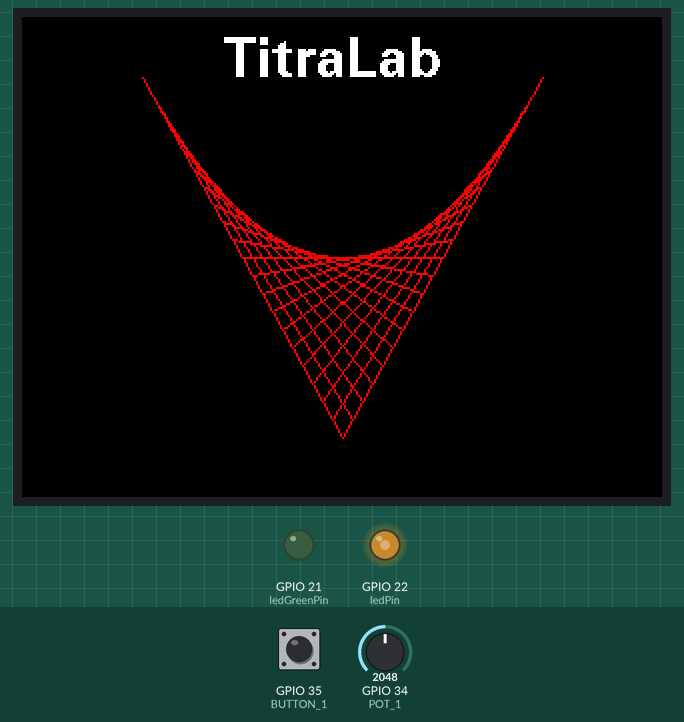
The sketch below on a simulated ESP32. On the bench: 320×240 colour display, output pins drawn as LEDs (lit = HIGH). The test bench sets the inputs (shaded band); at power-on: GPIO 34 (POT_1) = 2048, GPIO 35 (BUTTON_1) LOW.

Above: at 2.9 s.
3.0 s: GPIO 34 (POT_1) set to 1228
At 4.2 s:
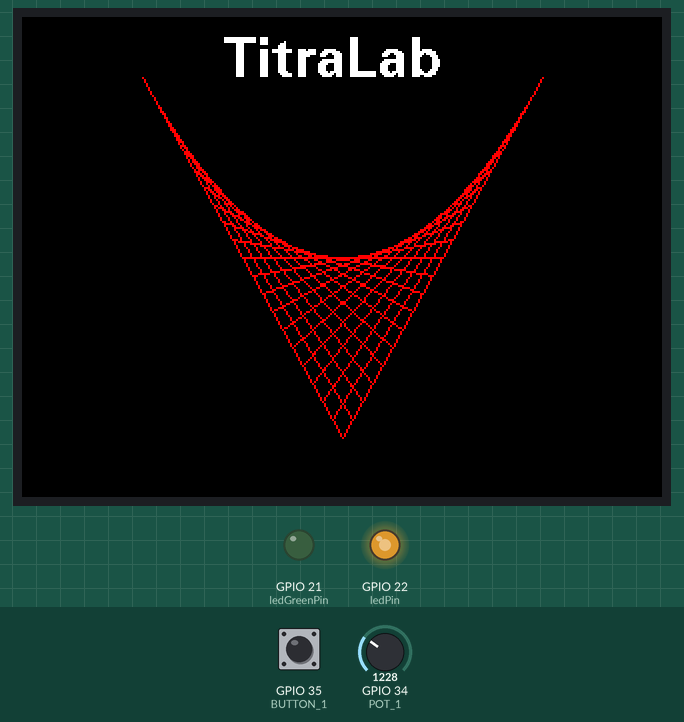
4.5 s: GPIO 35 (BUTTON_1) pulled HIGH for 0.15 s
At 4.57 s:
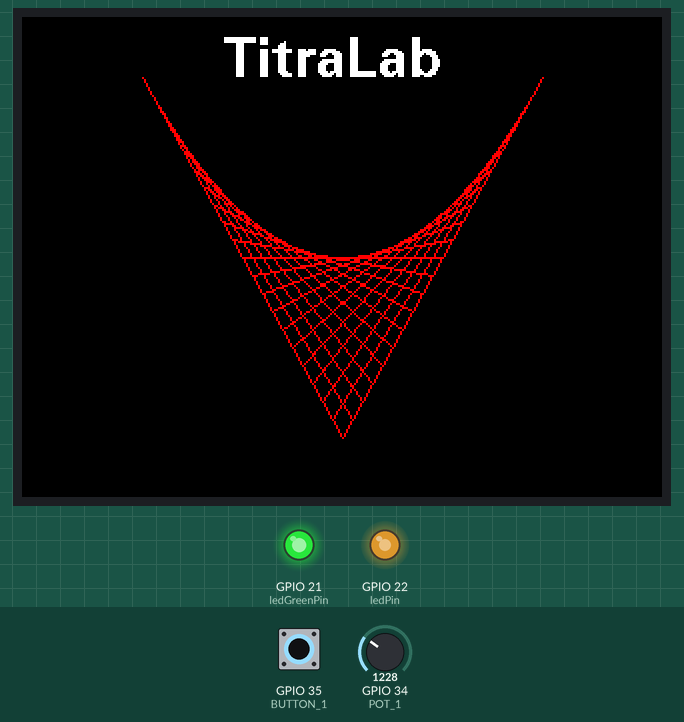
6.1 s: GPIO 34 (POT_1) set to 491
At 6.7 s:
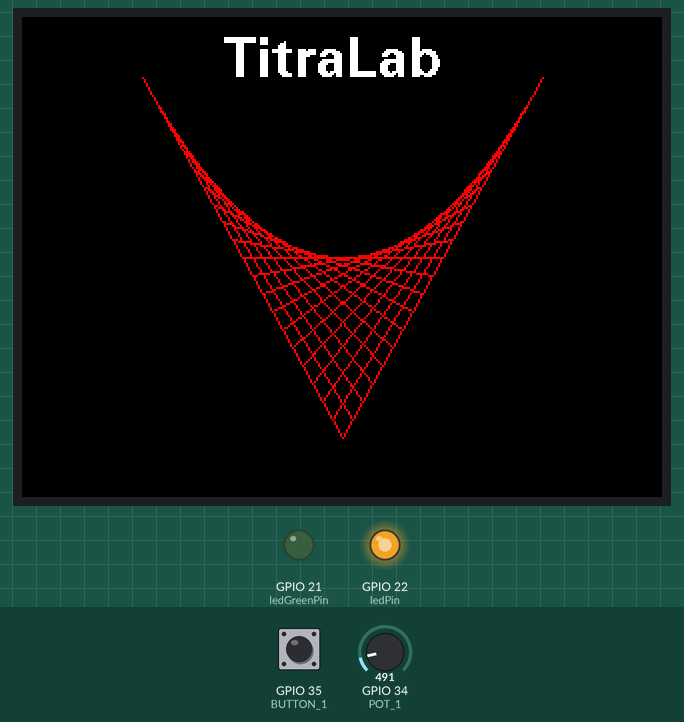
7.6 s: GPIO 35 (BUTTON_1) pulled HIGH for 1 s
At 7.9 s:
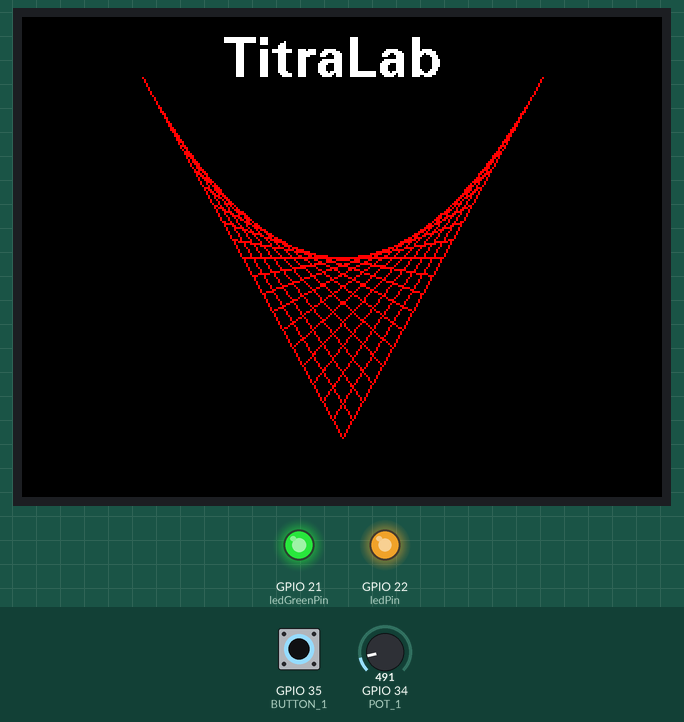
10.1 s: GPIO 34 (POT_1) set to 3603
At 11.0 s:
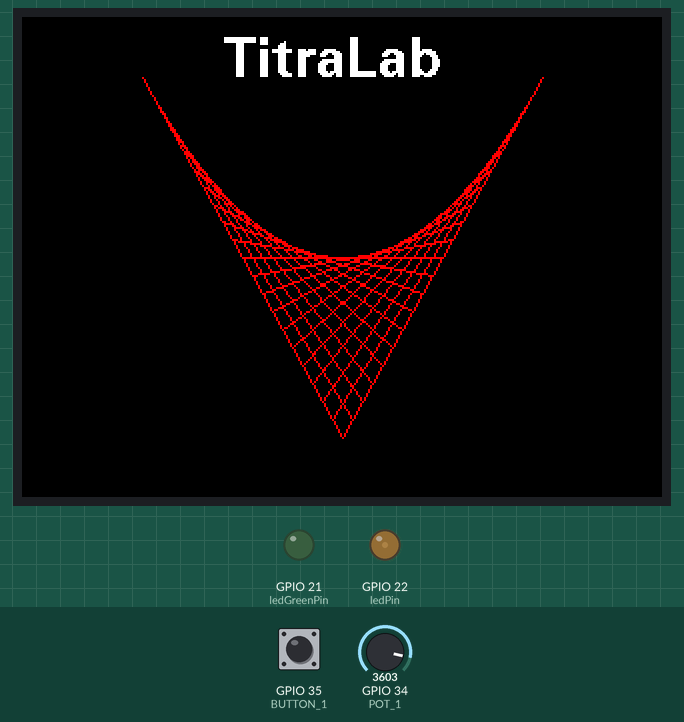
11.6 s: GPIO 35 (BUTTON_1) pulled HIGH for 0.15 s
At 11.67 s:
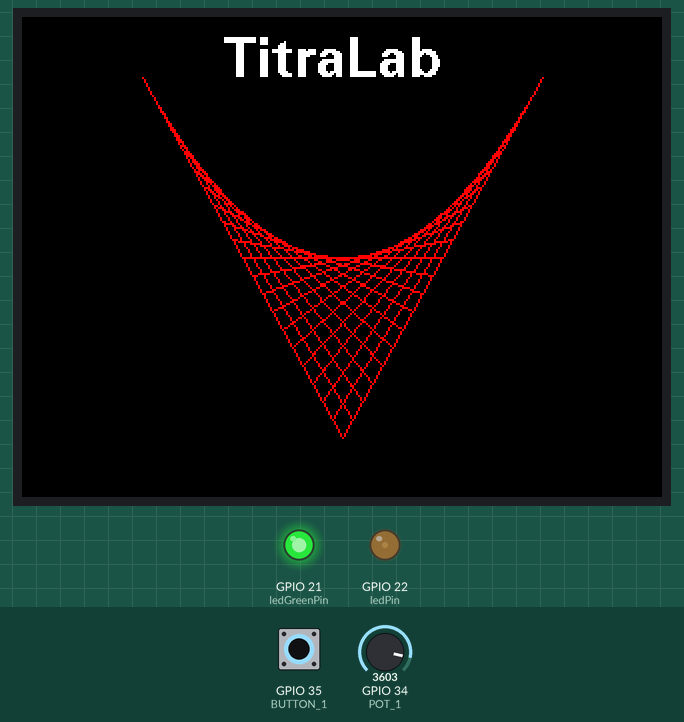
Timing chart, 0 to 14.2 s (numbered marks = the images above; inputs shaded):
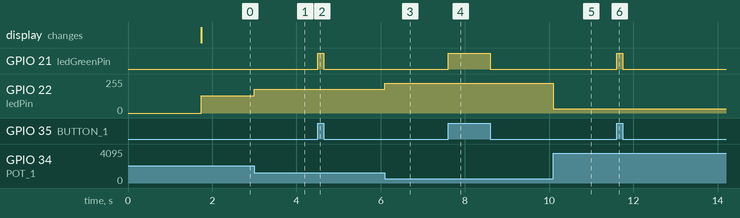

The sketch:

01.ino
```cpp
#include <Arduino.h>
#include <Adafruit_GFX.h>
#include <Adafruit_ILI9341.h>
#include <U8g2_for_Adafruit_GFX.h>

//ESP32-WROOM
#define TFT_CS    15 //CS
#define TFT_RST   -1
#define TFT_DC    27 //A0
#define TFT_MOSI  13 //SDA
#define TFT_CLK   14 //SCK
#define TFT_MISO  0

#define offset_X  32
#define offset_Y 120

#define X_center 160
#define Y_center 160

const int reducedSize = 256;

SPIClass * hspi = new SPIClass(HSPI);
Adafruit_ILI9341 tft = Adafruit_ILI9341(hspi, TFT_DC, TFT_CS, TFT_RST);

U8G2_FOR_ADAFRUIT_GFX u8g2Fonts;

const int BUTTON_1 = 35;
const int ledGreenPin = 21;

const int POT_1 = 34;
const int ledPin = 22;

const int freq = 5000;
const int ledChannel = 0;
const int resolution = 8;

void setup() {
  // put your setup code here, to run once:
  Serial.begin(115200);

  pinMode(ledGreenPin, OUTPUT);
  pinMode(BUTTON_1, INPUT);
  ledcSetup(ledChannel, freq, resolution);
  ledcAttachPin(ledPin, ledChannel);

  tft.begin();
  tft.setRotation(3);
  tft.fillScreen(ILI9341_BLACK);
  delay(500);
  u8g2Fonts.begin(tft); // connect u8g2 procedures to Adafruit GFX
  delay(1000);

  //tft.drawRect(offset_X-2, offset_Y-100, reducedSize+4, 200, ILI9341_WHITE);
  //tft.drawRect(offset_X-3, offset_Y-101, reducedSize+6, 202, ILI9341_WHITE);

  uint16_t bg = ILI9341_BLACK;
  uint16_t fg = ILI9341_WHITE;
  u8g2Fonts.setForegroundColor(fg);         // apply Adafruit GFX color
  u8g2Fonts.setBackgroundColor(bg);

  u8g2Fonts.setFont(u8g2_font_fub20_tr);

  /*
  tft.setCursor(0, 0);
  tft.setTextColor(ILI9341_WHITE);  tft.setTextSize(1);
  tft.println("Hello World!");
  */

  u8g2Fonts.setCursor(100, 30);
  u8g2Fonts.print("TitraLab");

  for (int i = X_center-100, j = Y_center-130; i <= X_center; i+=5, j+=9) {
    tft.drawLine(i, j, i+100, 240-j, ILI9341_RED);
  }
  //tft.drawLine(X_center-100, Y_center-50, X_center, Y_center+50, ILI9341_RED);
  //tft.drawLine(X_center, Y_center+50, X_center+100, Y_center-50, ILI9341_RED);
}

void loop() {
  // put your main code here, to run repeatedly:
  int analogValue = analogRead(POT_1);
  int percentage = map(analogValue, 0, 4095, 255, 0);
  ledcWrite(ledChannel, percentage);

  if (digitalRead(BUTTON_1) == HIGH) {
    digitalWrite(ledGreenPin, HIGH);
  } else {
    digitalWrite(ledGreenPin, LOW);
  }
}
```

Measured:
- after the input at 3.0 s, GPIO 22 (ledPin): 128/255 → 178/255 at once
- after the input at 4.5 s, GPIO 21 (ledGreenPin): LOW → HIGH at once, → LOW 0.15 s later
- after the input at 6.1 s, GPIO 22 (ledPin): 178/255 → 224/255 at once
- after the input at 7.6 s, GPIO 21 (ledGreenPin): LOW → HIGH at once, → LOW 1.0 s later
- after the input at 10.1 s, GPIO 22 (ledPin): 224/255 → 31/255 at once
- after the input at 11.6 s, GPIO 21 (ledGreenPin): LOW → HIGH at once, → LOW 0.15 s later
